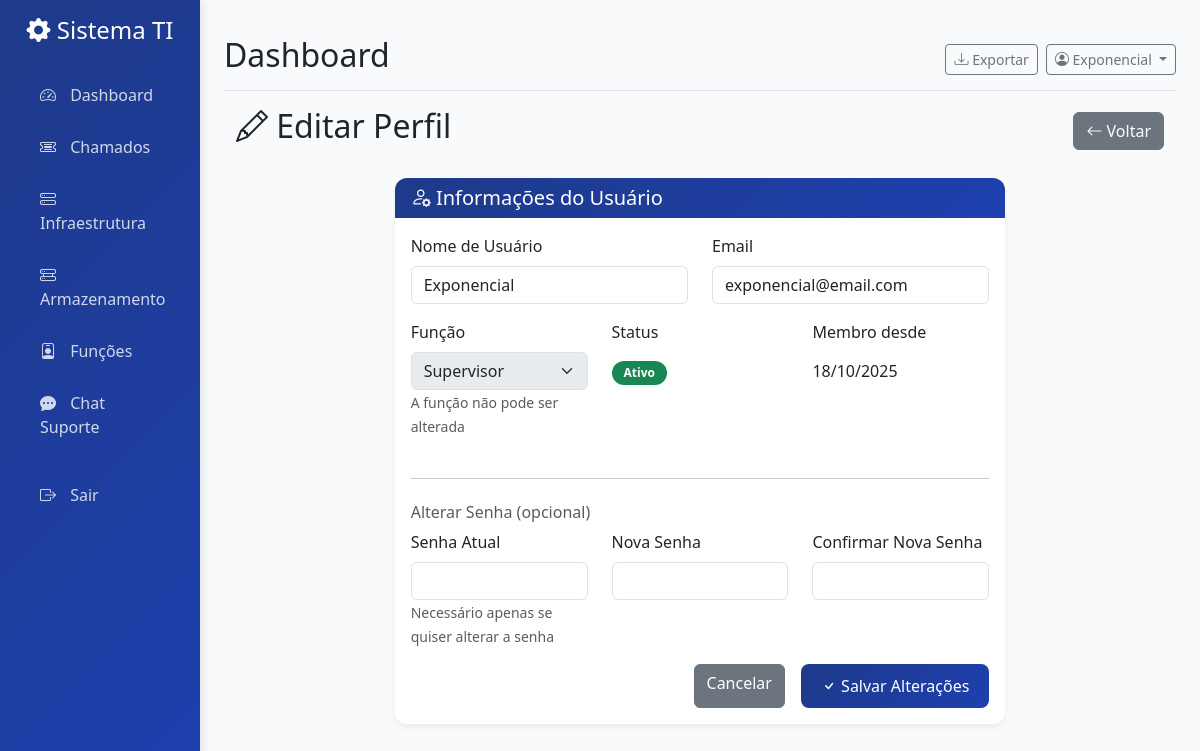
Before: /perfil/editar (signed in) with the older database file.
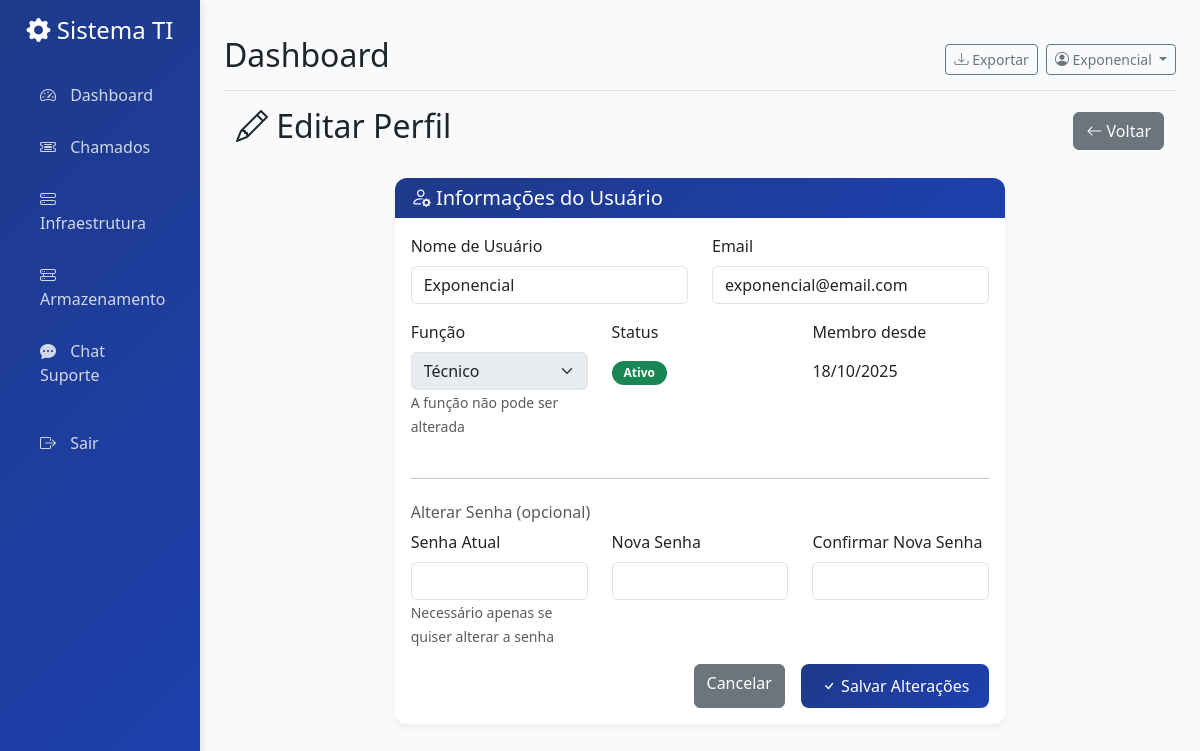
After: the same page with the newer database file.
### models/user.py (models this page shows, shortened)
class User(UserMixin, db.Model):
    __tablename__ = 'users'
    id = db.Column(db.Integer, primary_key=True)
    username = db.Column(db.String(80), unique=True, nullable=False)
    password_hash = db.Column(db.String(120), nullable=False)
    role = db.Column(db.String(20), nullable=False, default='user')  # admin, user, tech
    created_at = db.Column(db.DateTime, default=datetime.utcnow)
    is_active = db.Column(db.Boolean, default=True)
    chamados_criados = db.relationship('Chamado', backref='criador', lazy=True, foreign_keys='Chamado.criado_por')
    chamados_atribuidos = db.relationship('Chamado', backref='tecnico', lazy=True, foreign_keys='Chamado.atribuido_para')

### tables this page shows
CREATE TABLE role_names (
            role_key TEXT PRIMARY KEY,
            label TEXT NOT NULL
        );

### app.py (the view, shortened to what this page needs)
@app.route('/perfil/editar', methods=['GET', 'POST'])
@login_required
def editar_perfil():
    if 'user_id' not in session or session.get('user_id') is None:
        flash('Sessão inválida. Faça login novamente.', 'warning')
        return redirect(url_for('logout'))
    conn = get_db_connection()
    user_row = conn.execute('SELECT * FROM users WHERE id = ?', (session['user_id'],)).fetchone()
    if not user_row:
        flash('Usuário não encontrado. Faça login novamente.', 'danger')
        conn.close()
        return redirect(url_for('logout'))
    user = dict(user_row)
    if user:
        ca = user.get('created_at')
        from datetime import datetime
        if isinstance(ca, str) and ca:
            parsed = None
            try:
                parsed = datetime.fromisoformat(ca)
            except Exception:
                for fmt in ("%Y-%m-%d %H:%M:%S.%f", "%Y-%m-%d %H:%M:%S", "%Y-%m-%d"):
                    try:
                        parsed = datetime.strptime(ca, fmt)
                        break
                    except Exception:
                        parsed = None
            user['created_at_fmt'] = parsed.strftime('%d/%m/%Y') if parsed else ca
        else:
            user['created_at_fmt'] = ca
    conn.close()
    return render_template('editar_perfil.html', user=user)

### app.py (called while the page is built)
def get_db_connection():
    conn = sqlite3.connect(DATABASE)
    conn.row_factory = sqlite3.Row
    return conn

def login_required(f):
    from functools import wraps
    @wraps(f)
    def decorated_function(*args, **kwargs):
        if 'user_id' not in session:
            return redirect(url_for('login'))
        return f(*args, **kwargs)
    return decorated_function

def get_user_role():
    if 'user_id' not in session:
        return None
    return session.get('role')

def can_access_chamados():
    role = get_user_role()
    return role in ['admin', 'diretor', 'supervisor', 'tech', 'administrativo', 'user']

def can_access_infraestrutura():
    role = get_user_role()
    return role in ['admin', 'diretor', 'supervisor', 'tech']

def can_access_storage():
    role = get_user_role()
    return role in ['admin', 'diretor', 'supervisor', 'tech']

def can_access_funcoes():
    return get_user_role() == 'admin'

def can_access_chat():
    role = get_user_role()
    return role in ['admin', 'diretor', 'supervisor', 'tech', 'administrativo']

### templates/editar_perfil.html (shortened to what the changed rows need)
{% extends "base.html" %}
{% block content %}
<div class="container-fluid">
    <div class="row">
        <div class="col-12">
            <div class="d-flex justify-content-between align-items-center mb-4">
                <h2><i class="bi bi-pencil"></i> Editar Perfil</h2>
            </div>
        </div>
    </div>
    <div class="row justify-content-center">
        <div class="col-md-8">
            <div class="card">
                <div class="card-body">
                    <form method="POST">
                        <div class="row">
                            <div class="col-md-6 mb-3">
                                <label for="username" class="form-label">Nome de Usuário</label>
                                <input type="text" class="form-control" id="username" name="username"
                                       value="{{ user.username }}" required>
                            </div>
                            <div class="col-md-6 mb-3">
                                <label for="email" class="form-label">Email</label>
                                <input type="email" class="form-control" id="email" name="email"
                                       value="{{ user.email }}" required>
                            </div>
                        </div>
                        <div class="row">
                            <div class="col-md-4 mb-3">
                                <label for="role" class="form-label">Função</label>
                                <select class="form-select" id="role" disabled>
                                    {% if user.role == 'admin' %}
                                        <option value="admin" selected>{{ role_label('admin') }}</option>
                                    {% elif user.role == 'tech' %}
                                        <option value="tech" selected>{{ role_label('tech') }}</option>
                                    {% else %}
                                        <option value="user" selected>{{ role_label('user') }}</option>
                                    {% endif %}
                                </select>
                                <small class="form-text text-muted">A função não pode ser alterada</small>
                            </div>
                        </div>
                    </form>
                </div>
            </div>
        </div>
    </div>
</div>
{% endblock %}

### templates/base.html (shortened to what the changed rows need)
<!DOCTYPE html>
<html lang="pt-BR">
<head>
    <link href="https://cdn.jsdelivr.net/npm/bootstrap@5.3.0/dist/css/bootstrap.min.css" rel="stylesheet">
    <link href="https://cdn.jsdelivr.net/npm/bootstrap-icons@1.10.0/font/bootstrap-icons.css" rel="stylesheet">
</head>
<body>
    <div class="container-fluid">
        <div class="row">
            <nav class="col-md-3 col-lg-2 d-md-block sidebar collapse" id="sidebar">
                <div class="position-sticky pt-3">
                    <ul class="nav flex-column">
                        {% if can_access_funcoes() %}
                        <li class="nav-item">
                            <a class="nav-link {% if request.endpoint.startswith('funcao') %}active{% endif %}"
                               href="{{ url_for('funcao.listar_funcoes') }}">
                                <i class="bi bi-person-badge"></i>
                                Funções
                            </a>
                        </li>
                        {% endif %}
                    </ul>
                </div>
            </nav>
            <main class="col-md-9 ms-sm-auto col-lg-10 px-md-4 main-content">
                <div class="d-flex justify-content-between flex-wrap flex-md-nowrap align-items-center pt-3 pb-2 mb-3 border-bottom">
                    <h1 class="h2">{% block page_title %}Dashboard{% endblock %}</h1>
                    <div class="btn-toolbar mb-2 mb-md-0">
                        <div class="dropdown">
                            <button class="btn btn-sm btn-outline-secondary dropdown-toggle" type="button" data-bs-toggle="dropdown">
                                <i class="bi bi-person-circle"></i> {{ session.username }}
                            </button>
                        </div>
                    </div>
                </div>
                {% block content %}{% endblock %}
            </main>
        </div>
    </div>
</body>
</html>

Changed rows visible on the page:
changed User "Exponencial": role.label "Supervisor" → "Técnico"
Other visible differences:
text no longer shown: "Funções"
